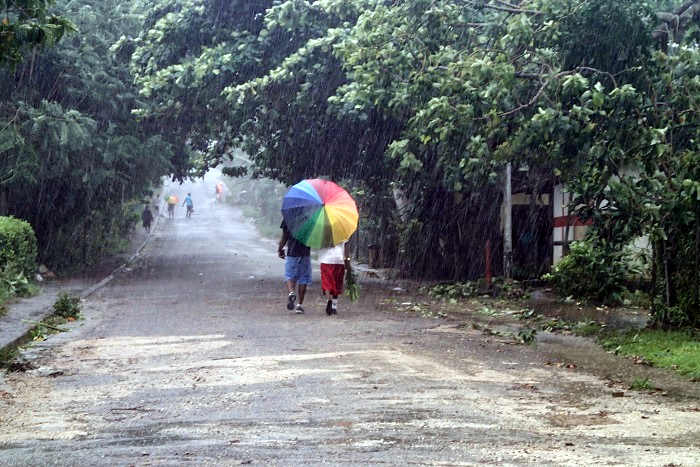
%> input picture project/code/image/real_world/2.jpg, 700 x 467 px
$ octave --eval "result = find_rain(imread('../code/image/real_world/2.jpg'));"   (GNU Octave 9; MATLAB toolbox functions it lacks are replaced by stand-ins)
%> lines starting %> are read from the running program, lines starting %| are printed output that depends on the picture
%% To find only rain
function [No_Of_RainPixels,OnlyRainImage] = find_rain(I)
if ndims(I) == 3
   I2=rgb2gray(I);
else
   I2 = I;
end

BW2 = bwmorph(I2,'remove');
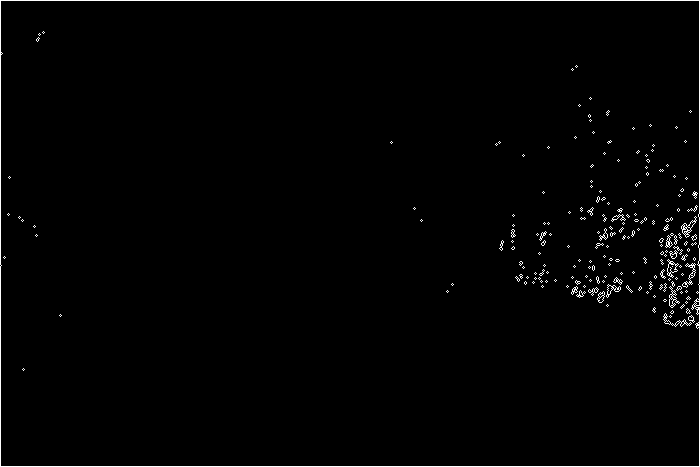
%> BW2: size 467x700 logical; 1.3% white in thin lines or dots
%figure,imshow(BW2);
BW3 = bwmorph(I2,'skel',Inf);
%> BW3: size 467x700 logical; 4% white in thin lines or dots
%figure,imshow(BW3);

SE = strel('arbitrary',eye(5));

BW2 = imerode(I2,SE);
%> BW2: size 467x700 uint8
%figure,imshow(BW2)
BW3 = imdilate(BW2,SE);
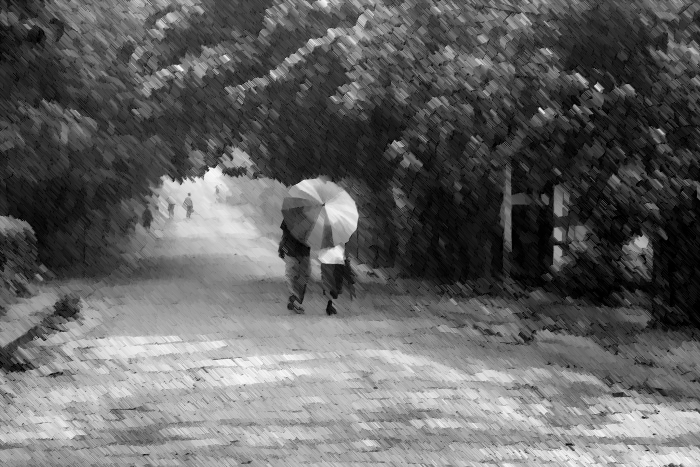
%> BW3: size 467x700 uint8; min 0, max 249, mean 99
%figure,imshow(BW3)
closeBW = imclose(BW3,SE);
%figure, imshow(closeBW);
hy = fspecial('sobel');

hx = hy';
Iy = imfilter(double(I), hy, 'replicate');
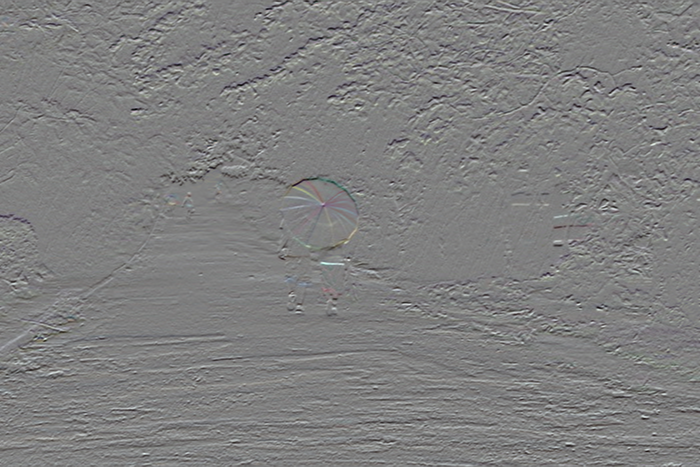
%> Iy: size 467x700x3 double; mean R, G, B -1.3, -1, -0.9; drawn with min black and max white
Ix = imfilter(double(I), hx, 'replicate');
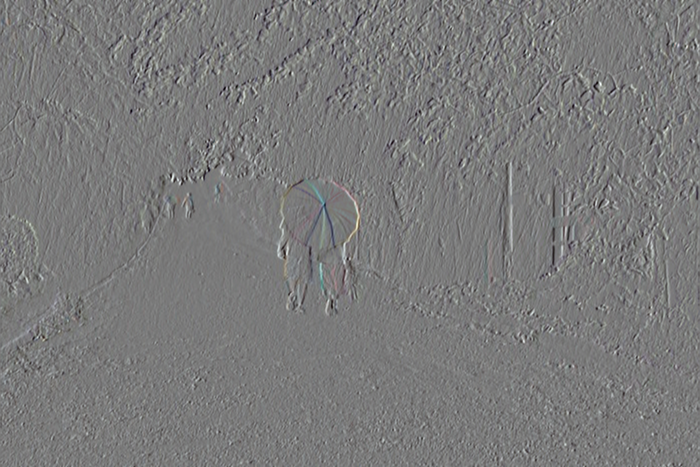
%> Ix: size 467x700x3 double; mean R, G, B 0.1, 0.1, 0.2; drawn with min black and max white
gradmag = sqrt(Ix.^2 + Iy.^2);
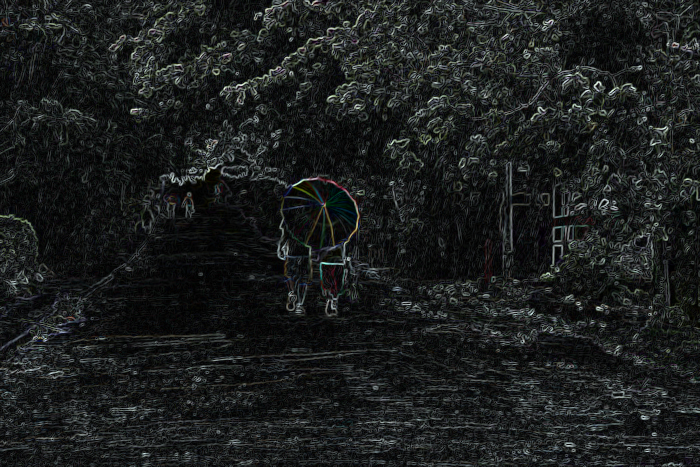
%> gradmag: size 467x700x3 double; mean R, G, B 106.5, 116.2, 114.2; drawn with min black and max white
Iobrd = imdilate(BW2, SE );
Iobrcbr = imreconstruct(imcomplement(Iobrd), imcomplement(closeBW));
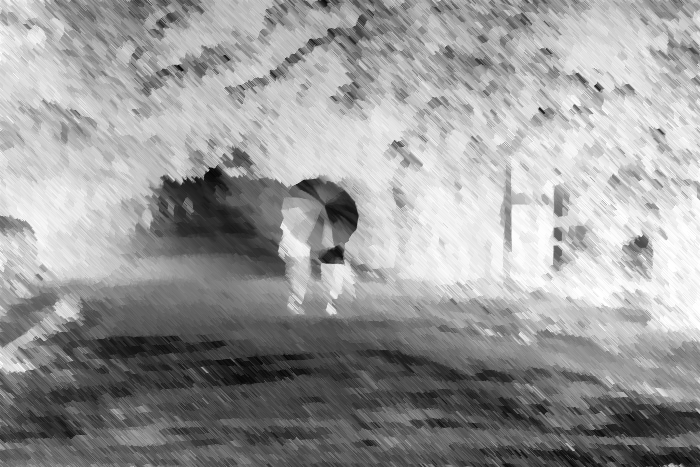
%> Iobrcbr: size 467x700 uint8; min 6, max 255, mean 154
Iobrcbr = imcomplement(Iobrcbr);
%figure, imshow(Iobrcbr);
OnlyRainImage = imregionalmax(Iobrcbr);
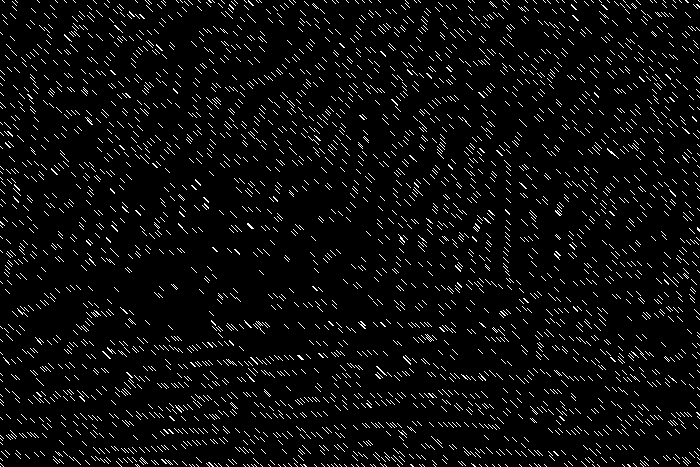
%> OnlyRainImage: size 467x700 logical; 4.8% white in thin lines or dots
%figure, imshow(OnlyRainImage);title('Only Rain');
 % Perform connected component analysis
 cc = bwconncomp(OnlyRainImage,8);
%> cc = 2814 connected components
 No_Of_RainPixels = cc.NumObjects;
%> No_Of_RainPixels = 2814
